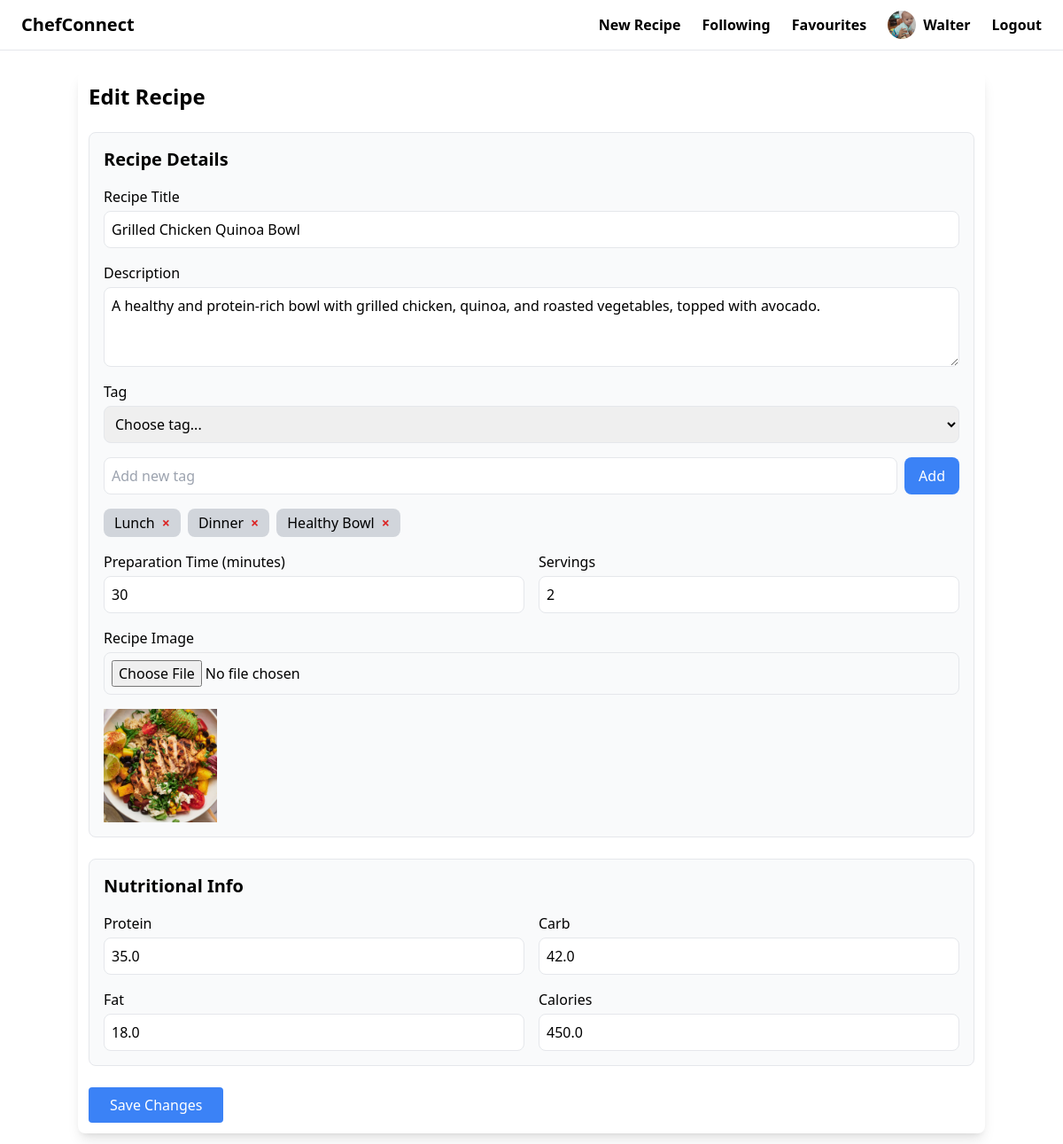
Before: /recipe/5/edit/ (signed in) with the older database file.
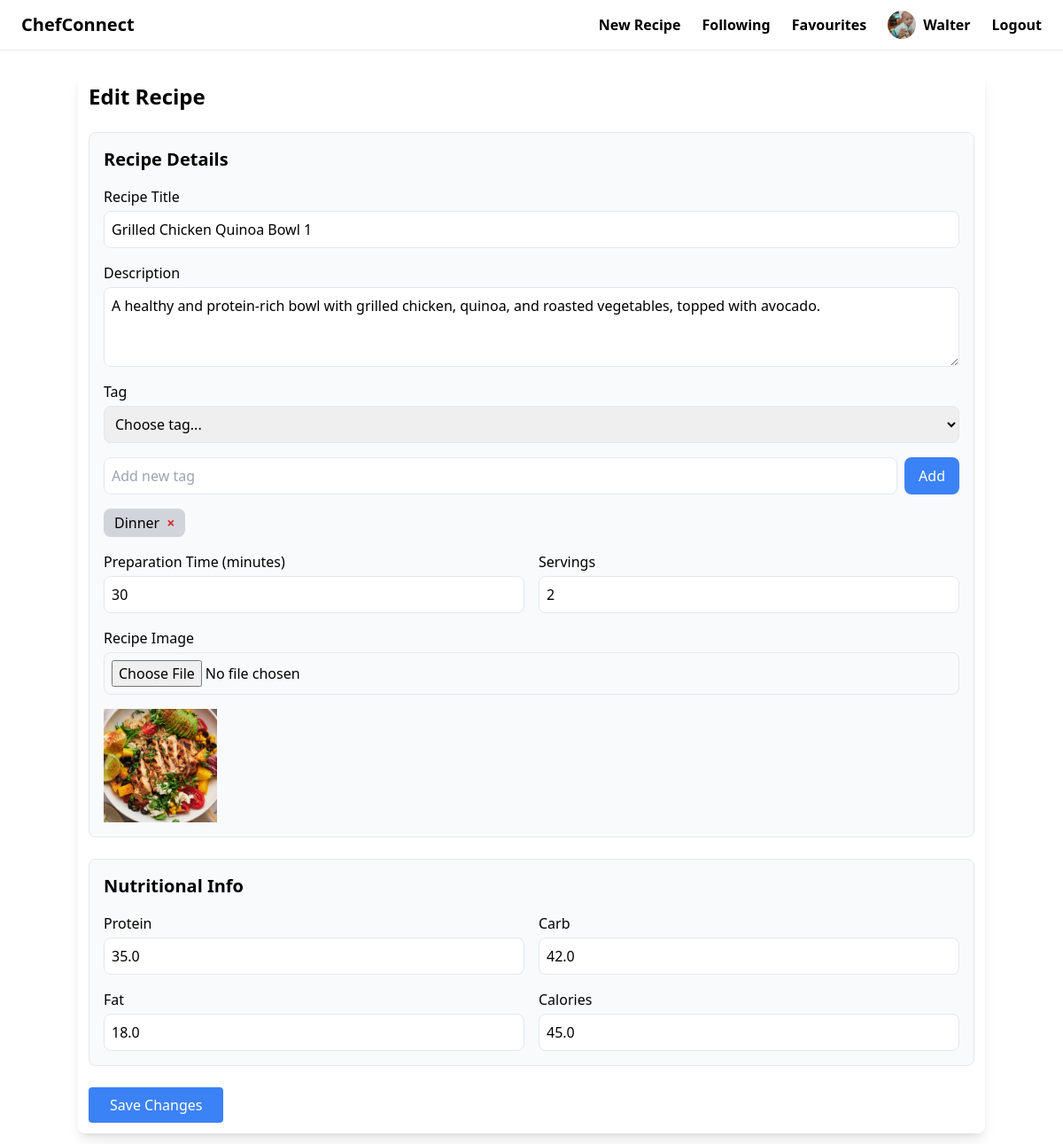
After: the same page with the newer database file.
### recipe/models.py (models this page shows, shortened)
class Recipe(models.Model):
    title = models.CharField(max_length=255)
    description = models.TextField()
    preparation_time = models.PositiveIntegerField(help_text="Time in minutes")
    servings = models.PositiveIntegerField()
    food_pic = models.ImageField(upload_to="recipe_pictures/", blank=True)
    tags = models.ManyToManyField(Tag, related_name='recipes')
    created_at = models.DateTimeField(auto_now_add=True)
    updated_at = models.DateTimeField(auto_now=True)
    created_by = models.ForeignKey(settings.AUTH_USER_MODEL, on_delete=models.CASCADE, null=True, blank=True,
                                   related_name='created_recipes')
    saved_by = models.ManyToManyField(settings.AUTH_USER_MODEL, related_name='saved_recipes', blank=True)

class Tag(models.Model):
    name = models.CharField(max_length=255)

class NutritionalInfo(models.Model):
    recipe = models.OneToOneField(Recipe, on_delete=models.CASCADE, related_name="nutrition_info")
    protein = models.FloatField(help_text="grams")
    carb = models.FloatField(help_text="grams")
    fat = models.FloatField(help_text="grams")
    calories = models.FloatField(help_text="per serving")

### recipe/views.py (the view, shortened to what this page needs)
# urls.py: path('recipe/<int:recipe_id>/edit/', edit_recipe, name="edit_recipe_info"),
@login_required
def edit_recipe(request, recipe_id: int):
    nutrition_info = NutritionalInfo.objects.get(pk=recipe_id)
    recipe = get_object_or_404(Recipe, pk=recipe_id)
    if recipe.created_by != request.user:
        messages.error(request, "You don't have permission to edit this recipe")
        return redirect('recipe:detail', recipe_id=recipe_id)
    ingredient_units = [
        ("g", "grams"),
        ("ml", "milliliters"),
        ("tsp", "teaspoons"),
        ("tbsp", "tablespoons"),
        ("cup", "cups"),
        ("piece", "pieces"),
    ]
    context = {
        "recipe": recipe,
        "nutrition_info": nutrition_info,
        "all_tags": Tag.objects.all().order_by("name"),
        "existing_tags": recipe.tags.all(),
        "ingredient_units": ingredient_units,
    }
    return render(request, "recipe/edit_recipe_info.html", context)

### recipe/templates/recipe/edit_recipe_info.html (shortened to what the changed rows need)
{% extends 'base.html' %}
{% load static %}
{% block content %}
    <div class="container mx-auto mt-3 p-3 bg-white shadow-lg rounded-lg">
        <h1 class="text-2xl font-bold mb-6">Edit Recipe</h1>
        <form method="post" action="{% url 'recipe:edit' recipe.id %}" enctype="multipart/form-data" class="space-y-6">
            <div class="p-4 border rounded-lg bg-gray-50">
                <h2 class="text-xl font-semibold mb-4">Recipe Details</h2>
                <div class="space-y-4">
                    <div class="flex flex-col">
                        <label for="title" class="font-medium mb-1">Recipe Title</label>
                        <input type="text" name="title" id="title" value="{{ recipe.title }}" required
                               class="w-full border rounded-lg p-2 focus:ring-2 focus:ring-blue-500">
                    </div>
                    <div class="flex flex-col">
                        <label for="description" class="font-medium mb-1">Description</label>
                        <textarea name="description" id="description" rows="3"
                                  class="w-full border rounded-lg p-2 focus:ring-2 focus:ring-blue-500">{{ recipe.description }}</textarea>
                    </div>
                    <div class="space-y-4">
                        <div id="selected-tags" class="flex flex-wrap gap-2">
                            {% for tag in existing_tags %}
                                <span class="px-3 py-1 bg-gray-300 rounded-lg flex items-center"
                                      data-tag-id="{{ tag.id }}">
                                <span>{{ tag.name }}</span>
                                <button type="button" class="text-red-600 font-bold ml-2"
                                        onclick="tagManager.removeTag('{{ tag.id }}')">&times;</button>
                            </span>
                            {% endfor %}
                        </div>
                    </div>
                    <div class="grid grid-cols-1 sm:grid-cols-2 gap-4">
                        <div class="flex flex-col">
                            <label for="cooking_time" class="font-medium mb-1">Preparation Time (minutes)</label>
                            <input type="number" name="cooking_time" id="cooking_time"
                                   value="{{ recipe.preparation_time }}"
                                   class="w-full border rounded-lg p-2 focus:ring-2 focus:ring-blue-500">
                        </div>
                        <div class="flex flex-col">
                            <label for="servings" class="font-medium mb-1">Servings</label>
                            <input type="number" name="servings" id="servings" value="{{ recipe.servings }}"
                                   class="w-full border rounded-lg p-2 focus:ring-2 focus:ring-blue-500">
                        </div>
                    </div>
                    <div class="flex flex-col">
                        <label for="image" class="font-medium mb-1">Recipe Image</label>
                        <input type="file" name="food_pic" id="image" accept="image/*"
                               class="w-full border rounded-lg p-2">
                        {% if recipe.food_pic %}
                            <img src="{{ recipe.food_pic.url }}" alt="Recipe Image" id="imagePreview"
                                 class="mt-4 w-32 h-32 object-cover">
                        {% endif %}
                    </div>
                </div>
            </div>
            <div class="p-4 border rounded-lg bg-gray-50">
                <h2 class="text-xl font-semibold mb-4">Nutritional Info</h2>
                <div class="grid grid-cols-1 sm:grid-cols-2 gap-4">
                    <div class="flex flex-col">
                        <label class="font-medium mb-1">Protein</label>
                        <input type="number" name="protein" value="{{ nutrition_info.protein }}"
                               class="w-full border rounded-lg p-2 focus:ring-2 focus:ring-blue-500">
                    </div>
                    <div class="flex flex-col">
                        <label class="font-medium mb-1">Carb</label>
                        <input type="number" name="carb" value="{{ nutrition_info.carb }}"
                               class="w-full border rounded-lg p-2 focus:ring-2 focus:ring-blue-500">
                    </div>
                    <div class="flex flex-col">
                        <label class="font-medium mb-1">Fat</label>
                        <input type="number" name="fat" value="{{ nutrition_info.fat }}"
                               class="w-full border rounded-lg p-2 focus:ring-2 focus:ring-blue-500">
                    </div>
                    <div class="flex flex-col">
                        <label class="font-medium mb-1">Calories</label>
                        <input type="number" name="calories" value="{{ nutrition_info.calories }}"
                               class="w-full border rounded-lg p-2 focus:ring-2 focus:ring-blue-500">
                    </div>
                </div>
            </div>
        </form>
    </div>
{% endblock %}

Changed rows visible on the page:
no longer on this page (row unchanged): Tag: name "Lunch"
no longer on this page (row unchanged): Tag: name "Healthy Bowl"
changed Recipe: title "Grilled Chicken Quinoa Bowl" → "Grilled Chicken Quinoa Bowl 1"
changed NutritionalInfo: calories "450.0" → "45.0"
